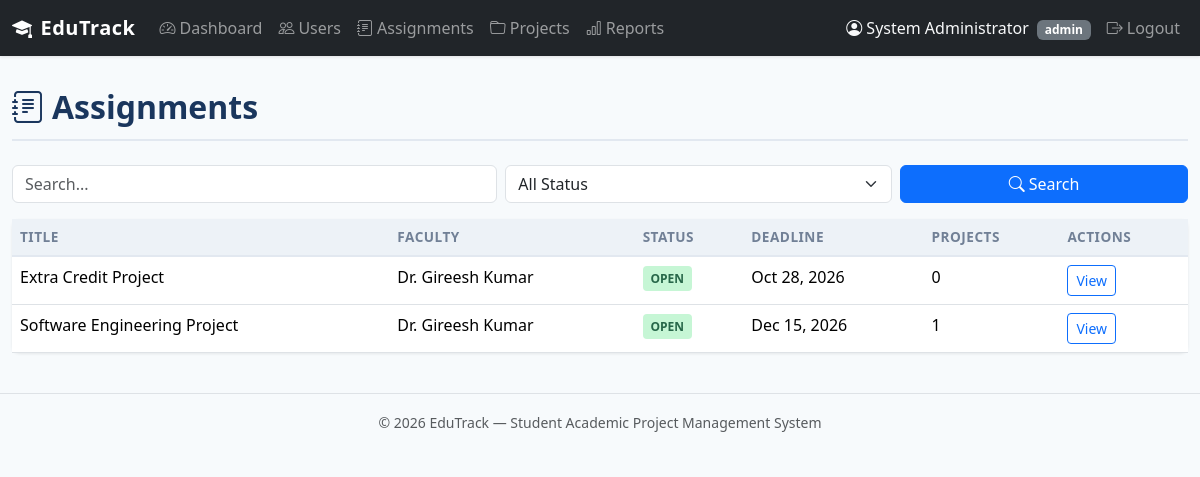
The page /admin/assignments (signed in) on the database its author committed.
### tables this page shows
CREATE TABLE assignments (
    assignment_id INTEGER PRIMARY KEY AUTOINCREMENT,
    title TEXT NOT NULL,
    description TEXT,
    instructions TEXT,
    faculty_id INTEGER NOT NULL,
    deadline TEXT,
    status TEXT NOT NULL DEFAULT 'OPEN' CHECK(status IN ('OPEN', 'CLOSED')),
    created_at TIMESTAMP DEFAULT CURRENT_TIMESTAMP,
    updated_at TIMESTAMP DEFAULT CURRENT_TIMESTAMP,
    FOREIGN KEY (faculty_id) REFERENCES users(user_id)
);

CREATE TABLE users (
    user_id INTEGER PRIMARY KEY AUTOINCREMENT,
    name TEXT NOT NULL,
    email TEXT UNIQUE NOT NULL,
    password_hash TEXT NOT NULL,
    role TEXT NOT NULL CHECK(role IN ('student', 'faculty', 'admin')),
    is_active INTEGER NOT NULL DEFAULT 1,
    created_at TIMESTAMP DEFAULT CURRENT_TIMESTAMP
);

### routes/admin.py (the view)
@admin_bp.route('/assignments')
@role_required('admin')
def assignments():
    q = request.args.get('q', '')
    status_filter = request.args.get('status', '')
    sql = '''
        SELECT a.*, u.name AS faculty_name,
               (SELECT COUNT(*) FROM projects WHERE assignment_id = a.assignment_id) AS projects_count
        FROM assignments a
        JOIN users u ON a.faculty_id = u.user_id
        WHERE 1=1
    '''
    params = []
    if q:
        sql += ' AND a.title LIKE ?'
        params.append(f'%{q}%')
    if status_filter:
        sql += ' AND a.status = ?'
        params.append(status_filter)
    sql += ' ORDER BY a.created_at DESC'
    assigns = query_db(sql, params)
    return render_template('admin/assignments.html',
                           assignments=assigns, q=q, status_filter=status_filter)

### db.py (called while the page is built)
def get_db():
    if 'db' not in g:
        g.db = sqlite3.connect(
            current_app.config['DATABASE'],
            detect_types=sqlite3.PARSE_DECLTYPES
        )
        g.db.row_factory = sqlite3.Row
        g.db.execute('PRAGMA foreign_keys = ON')
    return g.db

def query_db(query, args=(), one=False):
    cur = get_db().execute(query, args)
    rv = cur.fetchall()
    cur.close()
    return (rv[0] if rv else None) if one else rv

### routes/__init__.py (called while the page is built)
def role_required(role):
    def decorator(f):
        @wraps(f)
        def decorated_function(*args, **kwargs):
            if 'user_id' not in session:
                flash('Please log in to access this page.', 'warning')
                return redirect(url_for('auth.login'))
            if session.get('role') != role:
                abort(403)
            return f(*args, **kwargs)
        return decorated_function
    return decorator

### routes/auth.py (called while the page is built)
@auth_bp.app_context_processor
def inject_unread_count():
    if 'user_id' in session:
        count = query_db(
            'SELECT COUNT(*) AS cnt FROM notifications WHERE user_id = ? AND is_read = 0',
            [session['user_id']], one=True
        )
        return {'unread_count': count['cnt'] if count else 0}
    return {'unread_count': 0}

### templates/admin/assignments.html (shortened to what this page needs)
{% extends "base.html" %}
{% block content %}
<div class="page-header"><h2><i class="bi bi-journal-text me-2"></i>Assignments</h2></div>
<form method="GET" class="row g-2 mb-3">
    <div class="col-md-5"><input type="text" name="q" class="form-control" placeholder="Search..." value="{{ q }}"></div>
    <div class="col-md-4">
        <select name="status" class="form-select">
            <option value="">All Status</option>
        </select>
    </div>
    <div class="col-md-3"><button type="submit" class="btn btn-primary w-100"><i class="bi bi-search me-1"></i>Search</button></div>
</form>
<div class="card"><div class="card-body p-0">
    <div class="table-responsive">
        <table class="table table-hover mb-0">
            <thead><tr><th>Title</th><th>Faculty</th><th>Status</th><th>Deadline</th><th>Projects</th><th>Actions</th></tr></thead>
            <tbody>
            {% for a in assignments %}
            <tr>
                <td>{{ a['title'] }}</td>
                <td>{{ a['faculty_name'] }}</td>
                <td><span class="badge-status {{ a['status']|status_class }}">{{ a['status'] }}</span></td>
                <td>{{ a['deadline']|format_date }}</td>
                <td>{{ a['projects_count'] }}</td>
                <td><a href="{{ url_for('admin.assignment_detail', assignment_id=a['assignment_id']) }}" class="btn btn-sm btn-outline-primary">View</a></td>
            </tr>
            {% endfor %}
            </tbody>
        </table>
    </div>
</div></div>
{% endblock %}

### static/css/style.css (style rules this page uses)
:root { --primary: #2c5282; --primary-dark: #1a365d; --primary-light: #ebf4ff; --success: #276749; --warning: #c05621; --danger: #c53030; --gray-50: #f7fafc; --gray-100: #edf2f7; --gray-200: #e2e8f0; --gray-500: #a0aec0; --gray-600: #718096; --gray-700: #4a5568; --gray-800: #2d3748; --gray-900: #1a202c; }
body { font-family: 'Segoe UI', system-ui, -apple-system, sans-serif; background: var(--gray-50); color: var(--gray-800); min-height: 100vh; }
.card { border: none; border-radius: .5rem; box-shadow: 0 1px 3px rgba(0,0,0,.08); transition: box-shadow .2s; }
.badge-status { font-size: .75rem; padding: .35em .65em; border-radius: .25rem; font-weight: 600; }
.badge-open { background: #c6f6d5; color: var(--success); }
.table th { background: var(--gray-100); font-size: .85rem; text-transform: uppercase; letter-spacing: .5px; color: var(--gray-600); border-bottom: 2px solid var(--gray-200); }
.page-header { margin-bottom: 1.5rem; padding-bottom: .75rem; border-bottom: 2px solid var(--gray-200); }
.page-header h2 { font-weight: 700; color: var(--primary-dark); margin: 0; }

### rows shown on the page
assignments: title "Extra Credit Project", faculty_name "Dr. Gireesh Kumar", status "OPEN", deadline "Oct 28, 2026", projects_count "0"
assignments: title "Software Engineering Project", faculty_name "Dr. Gireesh Kumar", status "OPEN", deadline "Dec 15, 2026", projects_count "1"

### other values the page prints
{{ session.get('user_name', '') }} "System Administrator"
{{ session.get('role', '') }} "admin"
